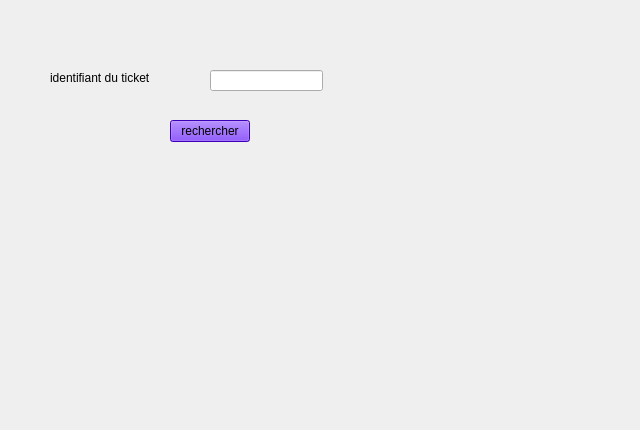
          <widget class="QWidget" name="tab_14">
           <attribute name="title">
            <string>rechercher</string>
           </attribute>
           <widget class="QLabel" name="label_21">
            <property name="geometry">
             <rect>
              <x>10</x>
              <y>0</y>
              <width>471</width>
              <height>321</height>
             </rect>
            </property>
            <property name="text">
             <string/>
            </property>
            <property name="pixmap">
             <pixmap>../../OneDrive/Documents/images/bg.jpg</pixmap>
            </property>
           </widget>
           <widget class="QLabel" name="label_35">
            <property name="geometry">
             <rect>
              <x>50</x>
              <y>70</y>
              <width>121</width>
              <height>16</height>
             </rect>
            </property>
            <property name="text">
             <string>identifiant du ticket</string>
            </property>
           </widget>
           <widget class="QLineEdit" name="lineEdit_10">
            <property name="geometry">
             <rect>
              <x>210</x>
              <y>70</y>
              <width>113</width>
              <height>21</height>
             </rect>
            </property>
           </widget>
           <widget class="QPushButton" name="pushButton_6">
            <property name="geometry">
             <rect>
              <x>170</x>
              <y>120</y>
              <width>80</width>
              <height>22</height>
             </rect>
            </property>
            <property name="cursor">
             <cursorShape>PointingHandCursor</cursorShape>
            </property>
            <property name="styleSheet">
             <string notr="true">background-color: rgb(85, 0, 255);</string>
            </property>
            <property name="text">
             <string>rechercher</string>
            </property>
           </widget>
           <widget class="QLabel" name="label_51">
            <property name="geometry">
             <rect>
              <x>0</x>
              <y>-40</y>
              <width>631</width>
              <height>421</height>
             </rect>
            </property>
            <property name="text">
             <string/>
            </property>
            <property name="pixmap">
             <pixmap>../images/bg.jpg</pixmap>
            </property>
           </widget>
           <zorder>label_51</zorder>
           <zorder>label_21</zorder>
           <zorder>label_35</zorder>
           <zorder>lineEdit_10</zorder>
           <zorder>pushButton_6</zorder>
          </widget>
